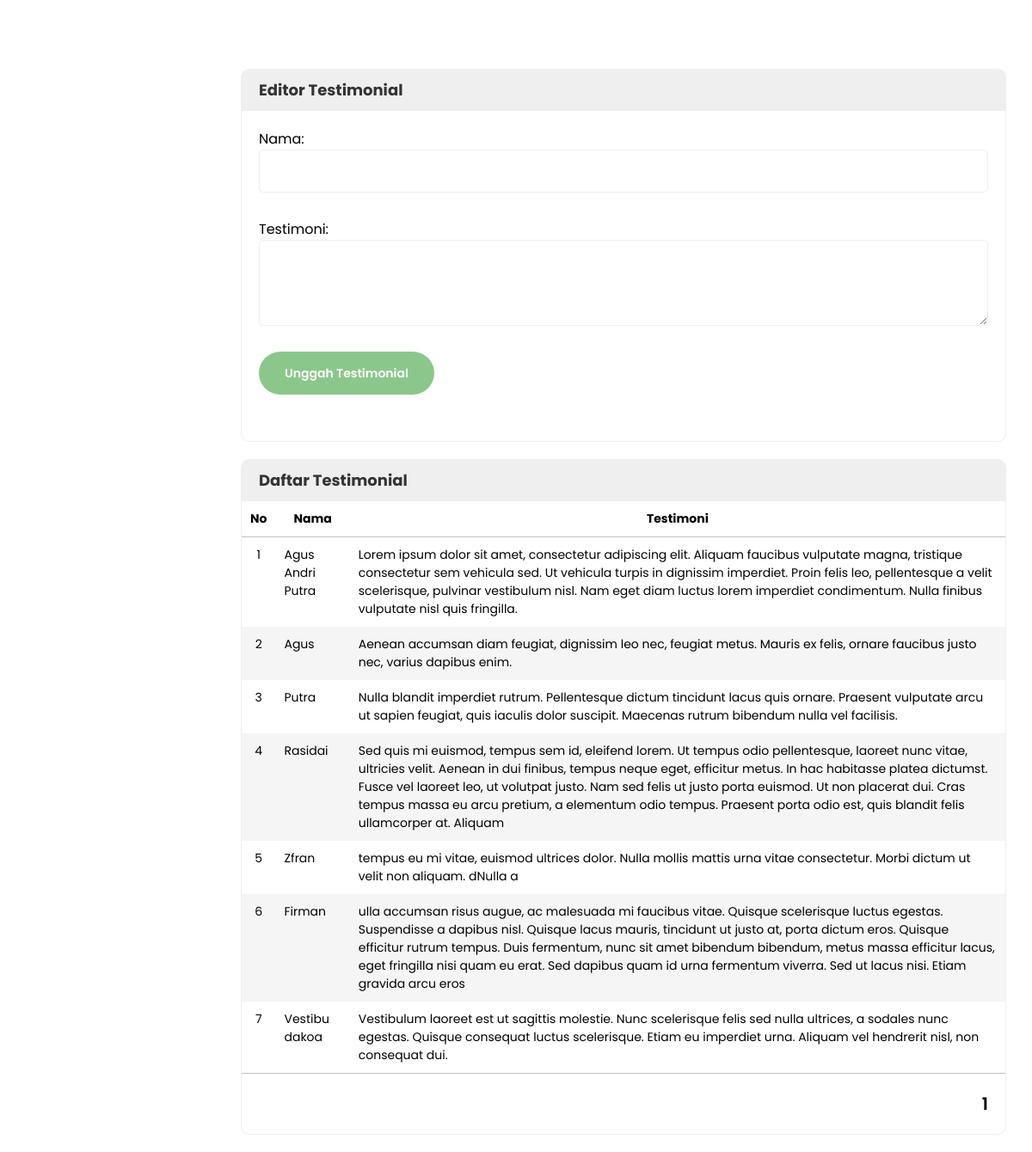
Page /cms/testimonial.php on the committed database.
### tables this page shows
CREATE TABLE `testimonial` (
  `id` int(11) NOT NULL,
  `nama` varchar(100) NOT NULL,
  `testimoni` text NOT NULL
);

### cms/testimonial.php (the view, shortened to what this page needs)
<?php
    require_once "reuse/header-dashboard.php";
    require_once "../includes/config.php";
    $jumlah_per_halaman = 10;
    $halaman = isset($_GET['page']) ? $_GET['page'] : 1;
    $mulai = ($halaman - 1) * $jumlah_per_halaman;
    $query_jumlah_testimonial = "SELECT COUNT(*) AS total FROM testimonial";
    $result_jumlah_testimonial = mysqli_query($koneksi, $query_jumlah_testimonial);
    $row_jumlah_testimonial = mysqli_fetch_assoc($result_jumlah_testimonial);
    $total_testimonial = $row_jumlah_testimonial['total'];
    $jumlah_halaman = ceil($total_testimonial / $jumlah_per_halaman);
    $query_testimonial = "SELECT * FROM testimonial LIMIT $mulai, $jumlah_per_halaman";
    $result_testimonial = mysqli_query($koneksi, $query_testimonial);
?>
<div class="content-area">
    <div class="content-box">
        <div class="content-box-input">
            <h2 class="content-dashboard-title">Editor Testimonial</h2>
            <form action="utils/proses_upload_testimonial.php" method="POST" enctype="multipart/form-data">
                <div class="form-group">
                    <label for="nama">Nama:</label>
                    <input type="text" name="nama" id="nama" required>
                </div>
                <div class="form-group">
                    <label for="testimoni">Testimoni:</label>
                    <textarea name="testimoni" id="testimoni" rows="4" required></textarea>
                </div>
                <button type="submit" class="btn add">Unggah Testimonial</button>
            </form>
        </div>
    </div>
    <div class="content-box">
        <div class="content-box-input">
            <h2 class="content-dashboard-title">Daftar Testimonial</h2>
            <div class="testimonial-list">
                <table class="table testimonial-table">
                    <thead>
                        <tr>
                            <th>No</th>
                            <th>Nama</th>
                            <th>Testimoni</th>
                        </tr>
                    </thead>
                    <tbody>
                        <?php
                        $nomor = ($halaman - 1) * $jumlah_per_halaman + 1;
                        while ($row = mysqli_fetch_assoc($result_testimonial)) : ?>
                            <tr>
                                <td><?php echo $nomor++; ?></td>
                                <td><?php echo $row['nama']; ?></td>
                                <td><?php echo $row['testimoni']; ?></td>
                            </tr>
                        <?php endwhile; ?>
                    </tbody>
                </table>
            </div>
            <div class="pagination">
                <?php
                for ($i = 1; $i <= $jumlah_halaman; $i++) {
                    echo '<a href="?page='.$i.'" class="page-link '.($i == $halaman ? 'active' : '').'">'.$i.'</a>';
                }
                ?>
            </div>
        </div>
    </div>
</div>
<?php require_once "reuse/footer-dashboard.php"; ?>

### assets/style/dashboard.css (style rules this page uses)
* { font-family: 'Poppins', sans-serif; font-size: 14px; color: #000000; box-sizing: border-box; }
body { margin: 0px; box-sizing: border-box; }
.content-area { padding-top: 80px; padding-left: 280px; padding-right: 30px; }
.content-area .content-box { border: 1px solid #efefef; border-radius: 10px; margin-bottom: 20px; padding-bottom: 20px; }
.content-dashboard-title { border-bottom: 1px solid #efefef; margin: 0px; padding: 10px 20px; font-size: 18px; color: #333333; background: #efefef; border-radius: 8px 8px 0px 0px; }
.content-area .content-box form { padding: 20px; }
.content-area .content-box form label { font-size: 16px; display: block; }
.content-area .content-box form input, .content-area .content-box form textarea { margin-bottom: 10px; width: 100%; height: 50px; border-radius: 5px; box-shadow: none; background: #ffffff; border: 1px solid #efefef; padding: 0px 20px; }
.content-area .content-box form textarea { height: 100px; padding: 10px; }
.content-area .content-box form input.btn, .content-area .content-box form button.btn { background: #c1c1c1; font-weight: 600; width: auto; border: none; border-radius: 30px; padding: 0px 30px; color: #ffffff; height: 50px; }
.content-area .content-box form input.btn.add, .content-area .content-box form button.btn.add { background: #8bc78b; }
.content-area .content-box .content-box-input table { width: 100%; border-collapse: collapse; }
.content-area .content-box .content-box-input table thead tr th { border-bottom: 1px solid #c1c1c1; padding: 10px; }
.content-area .content-box .content-box-input table tbody tr:nth-child(even) { background-color: #f5f5f5; }
.content-area .content-box .content-box-input table tbody tr td { padding: 10px; vertical-align: text-top; }
.content-area .content-box .content-box-input table tbody tr td:first-child { text-align: center; }
.content-area .content-box .content-box-input .pagination { padding: 20px 20px 0px; display: flex; justify-content: flex-end; column-gap: 20px; border-top: 1px solid #c1c1c1; }
.content-area .content-box .content-box-input .pagination a { text-decoration: none; font-size: 20px; }
.content-area .content-box .content-box-input .pagination a.active { font-weight: 600; }
.content-area .content-box .content-box-input form .form-group { margin-bottom: 20px; }

### rows in the picture
testimonial: nama "Agus Andri Putra", testimoni "Lorem ipsum dolor sit amet, consectetur adipiscing elit. Aliquam faucibus vulputate magna, tristique consectetur sem vehicula sed. Ut vehicula turpis in dignissim imperdiet. Proin felis leo, pellentesque a velit scelerisque, pulvinar vestibulum nisl. Nam eget diam luctus lorem imperdiet condimentum. Nulla finibus vulputate nisl quis fringilla."
testimonial: nama "Agus", testimoni "Aenean accumsan diam feugiat, dignissim leo nec, feugiat metus. Mauris ex felis, ornare faucibus justo nec, varius dapibus enim."
testimonial: nama "Putra", testimoni "Nulla blandit imperdiet rutrum. Pellentesque dictum tincidunt lacus quis ornare. Praesent vulputate arcu ut sapien feugiat, quis iaculis dolor suscipit. Maecenas rutrum bibendum nulla vel facilisis."
testimonial: nama "Rasidai", testimoni "Sed quis mi euismod, tempus sem id, eleifend lorem. Ut tempus odio pellentesque, laoreet nunc vitae, ultricies velit. Aenean in dui finibus, tempus neque eget, efficitur metus. In hac habitasse platea dictumst. Fusce vel laoreet leo, ut volutpat justo. Nam sed felis ut justo porta euismod. Ut non placerat dui. Cras tempus massa eu arcu pretium, a elementum odio tempus. Praesent porta odio est, quis blandit felis ullamcorper at. Aliquam"
testimonial: nama "Zfran", testimoni "tempus eu mi vitae, euismod ultrices dolor. Nulla mollis mattis urna vitae consectetur. Morbi dictum ut velit non aliquam. dNulla a"
testimonial: nama "Firman", testimoni "ulla accumsan risus augue, ac malesuada mi faucibus vitae. Quisque scelerisque luctus egestas. Suspendisse a dapibus nisl. Quisque lacus mauris, tincidunt ut justo at, porta dictum eros. Quisque efficitur rutrum tempus. Duis fermentum, nunc sit amet bibendum bibendum, metus massa efficitur lacus, eget fringilla nisi quam eu erat. Sed dapibus quam id urna fermentum viverra. Sed ut lacus nisi. Etiam gravida arcu eros"
testimonial: nama "Vestibu dakoa", testimoni "Vestibulum laoreet est ut sagittis molestie. Nunc scelerisque felis sed nulla ultrices, a sodales nunc egestas. Quisque consequat luctus scelerisque. Etiam eu imperdiet urna. Aliquam vel hendrerit nisl, non consequat dui."
